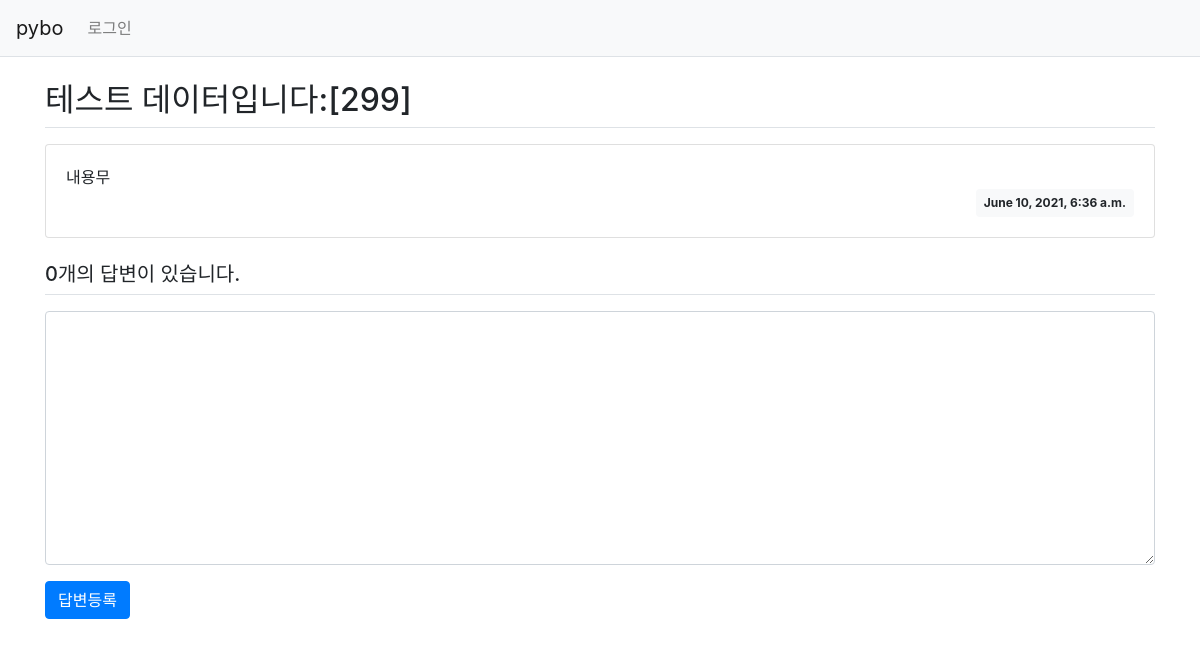
The page /pybo/304/ on the database as committed earlier.
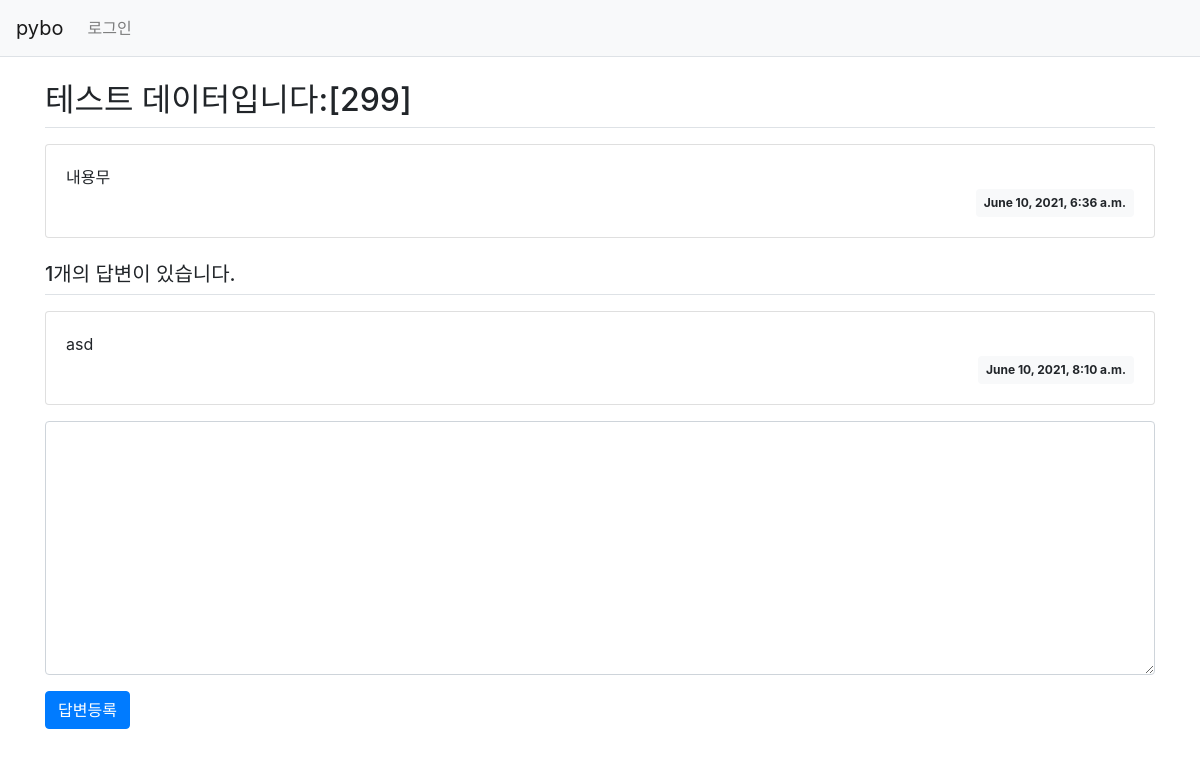
The same page on the database as committed later.
### pybo/models.py (models this page shows, shortened)
class Question(models.Model):
    subject = models.CharField(max_length=200)
    content = models.TextField()
    create_date = models.DateTimeField()

class Answer(models.Model):
    question = models.ForeignKey(Question, on_delete=models.CASCADE)
    content = models.TextField()
    create_date = models.DateTimeField()

### pybo/views.py (the view)
# urls.py: path('<int:question_id>/', views.detail, name='detail'),
def detail(request, question_id):
    question = get_object_or_404(Question,pk=question_id)
    context = {'question': question}
    return render(request, 'pybo/question_detail.html', context)

### templates/pybo/question_detail.html (shortened to what this page needs)
{% extends 'base.html' %}
{% block content %}
<div class="container my-3">
    <h2 class="border-bottom py-2">{{ question.subject }}</h2>
    <div class="card my-3">
        <div class="card-body">
            <div class="card-text" style="white-space: pre-line;">{{ question.content }}</div>
            <div class="d-flex justify-content-end">
                <div class="badge badge-light p-2">
                    {{ question.create_date }}
                </div>
            </div>
        </div>
    </div>
    <h5 class="border-bottom my-3 py-2">{{question.answer_set.count}}개의 답변이 있습니다.</h5>
    {% for answer in question.answer_set.all %}
    <div class="card my-3">
        <div class="card-body">
            <div class="card-text" style="white-space: pre-line;">{{ answer.content }}</div>
            <div class="d-flex justify-content-end">
                <div class="badge badge-light p-2">
                    {{ answer.create_date }}
                </div>
            </div>
        </div>
    </div>
    {% endfor %}
    <form action="{% url 'pybo:answer_create' question.id %}" method="post" class="my-3">
        <div class="form-group">
            <textarea name="content" id="content" class="form-control" rows="10"></textarea>
        </div>
        <input type="submit" value="답변등록" class="btn btn-primary">
    </form>
</div>
{% endblock %}

### templates/base.html (shortened to what this page needs)
{% load static %}
<!doctype html>
<html lang="ko">
<head>
    <link rel="stylesheet" type="text/css" href="{% static 'bootstrap.min.css' %}">
    <link rel="stylesheet" type="text/css" href="{% static 'style.css' %}">
</head>
<body>
{% include "navbar.html" %}
{% block content %}
{% endblock %}
</body>
</html>

### templates/navbar.html (shortened to what this page needs)
<nav class="navbar navbar-expand-lg navbar-light bg-light border-bottom">
    <a class="navbar-brand" href="{% url 'pybo:index' %}">pybo</a>
    <div class="collapse navbar-collapse flex-grow-0" id="navbarNav">
        <ul class="navbar-nav">
            <li class="nav-item">
                <a class="nav-link" href="#">로그인</a>
            </li>
        </ul>
    </div>
</nav>

Rows that differ between the two databases and show on the page:
computed for Question "테스트 데이터입니다:[299]": answer_set.count "0" → "1"
added Answer: content "asd", create_date "June 10, 2021, 8:10 a.m."
